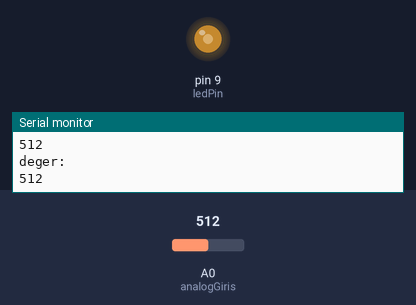
This sketch was run on a simulated Arduino Uno, built with avr-gcc and run on an emulated ATmega328P. On the bench: output pins drawn as LEDs (lit = HIGH), the last lines printed to the serial monitor. Inputs (shaded band) come from the test bench; at power-on: A0 (analogGiris) = 512.

Above: at 1.2 s.
1.3 s: A0 (analogGiris) set to 716
At 1.9 s:
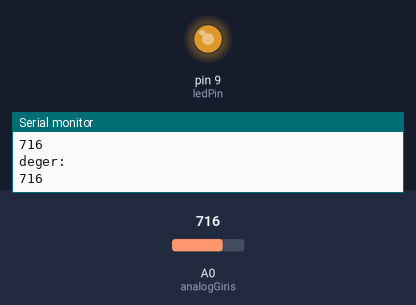
2.9 s: A0 (analogGiris) set to 900
At 3.3 s:
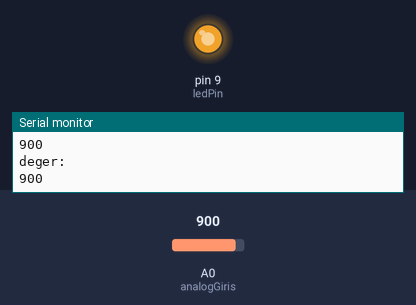
4.5 s: A0 (analogGiris) set to 122
At 5.8 s:
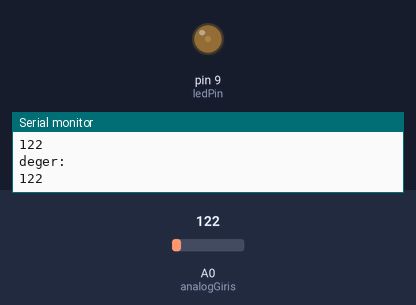
6.1 s: A0 (analogGiris) set to 0
At 7.4 s:
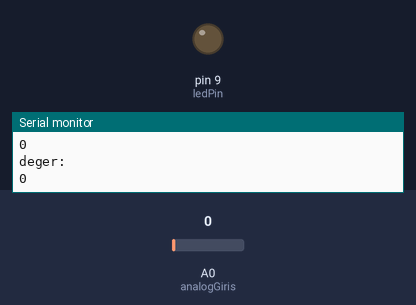
7.7 s: A0 (analogGiris) set to 511
At 8.9 s:
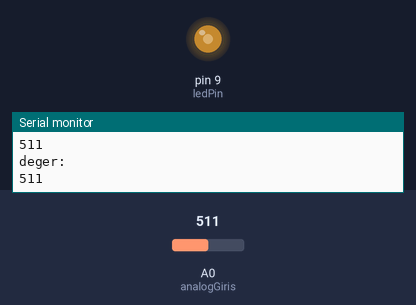
Timing chart, 0 to 10.3 s (numbered marks = the images above; inputs shaded):
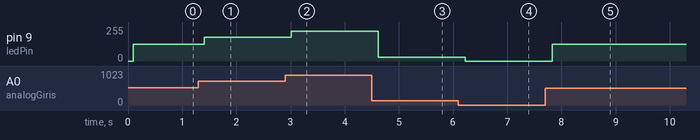

The sketch:

led_brightness.ino
```cpp
const int analogGiris = A0;
const int ledPin = 9;
void setup() {
  pinMode(analogGiris,INPUT);
  Serial.begin(9600);
  pinMode(ledPin,OUTPUT);
}

void loop() {
  int deger = analogRead(analogGiris);
  Serial.println("deger: ");
  Serial.println(deger);
  delay(100);
  int ledDeger = map(deger,0,1023,0,255);
  analogWrite(ledPin,ledDeger);
}
```

Measured:
- after the input at 1.3 s, pin 9 (ledPin): 127/255 → 178/255 after 0.11 s
- after the input at 2.9 s, pin 9 (ledPin): 178/255 → 224/255 after 0.11 s
- after the input at 4.5 s, pin 9 (ledPin): 224/255 → 30/255 after 0.12 s
- after the input at 6.1 s, pin 9 (ledPin): 30/255 → 0/255 after 0.13 s
- after the input at 7.7 s, pin 9 (ledPin): 0/255 → 127/255 after 0.13 s
